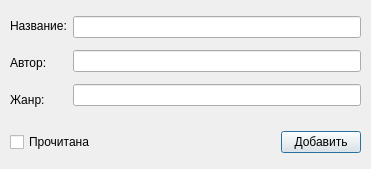
<?xml version="1.0" encoding="UTF-8"?>
<ui version="4.0">
 <class>Dialog</class>
 <widget class="QDialog" name="Dialog">
  <property name="geometry">
   <rect>
    <x>0</x>
    <y>0</y>
    <width>371</width>
    <height>169</height>
   </rect>
  </property>
  <property name="windowTitle">
   <string>Dialog</string>
  </property>
  <widget class="QWidget" name="layoutWidget">
   <property name="geometry">
    <rect>
     <x>10</x>
     <y>10</y>
     <width>351</width>
     <height>105</height>
    </rect>
   </property>
   <layout class="QHBoxLayout" name="horizontalLayout">
    <item>
     <layout class="QVBoxLayout" name="verticalLayout">
      <item>
       <widget class="QLabel" name="label">
        <property name="text">
         <string>Название:</string>
        </property>
       </widget>
      </item>
      <item>
       <widget class="QLabel" name="label_2">
        <property name="text">
         <string>Автор:</string>
        </property>
       </widget>
      </item>
      <item>
       <widget class="QLabel" name="label_3">
        <property name="text">
         <string>Жанр:</string>
        </property>
       </widget>
      </item>
     </layout>
    </item>
    <item>
     <layout class="QVBoxLayout" name="verticalLayout_2">
      <item>
       <widget class="QLineEdit" name="lineEdit"/>
      </item>
      <item>
       <widget class="QLineEdit" name="lineEdit_2"/>
      </item>
      <item>
       <widget class="QLineEdit" name="lineEdit_3"/>
      </item>
     </layout>
    </item>
   </layout>
  </widget>
  <widget class="QWidget" name="">
   <property name="geometry">
    <rect>
     <x>10</x>
     <y>130</y>
     <width>351</width>
     <height>25</height>
    </rect>
   </property>
   <layout class="QHBoxLayout" name="horizontalLayout_2">
    <item>
     <widget class="QCheckBox" name="checkBox">
      <property name="text">
       <string>Прочитана</string>
      </property>
     </widget>
    </item>
    <item>
     <spacer name="horizontalSpacer">
      <property name="orientation">
       <enum>Qt::Horizontal</enum>
      </property>
      <property name="sizeHint" stdset="0">
       <size>
        <width>40</width>
        <height>20</height>
       </size>
      </property>
     </spacer>
    </item>
    <item>
     <widget class="QPushButton" name="pushButton">
      <property name="text">
       <string>Добавить</string>
      </property>
     </widget>
    </item>
   </layout>
  </widget>
 </widget>
 <resources/>
 <connections/>
</ui>
